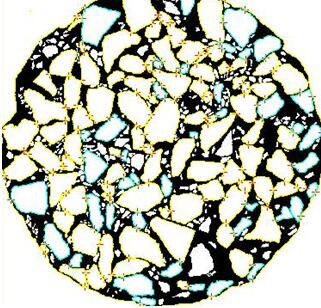
#> input picture images/01.jpg, 321 x 308 px
$ python OSTU_ex.py   (older library calls are emulated)
#> lines starting #> are read from the running program, lines starting #| are printed output that depends on the picture; after the words box and inside, x2 and y2 are one past the last pixel; in counts of white or black regions, pixels touching at a corner belong together
import cv2
import math
import numpy as np
from matplotlib import pyplot as plt

################################################################################

print("load image")

imgFile = 'images/01.jpg'

# load an original image
img = cv2.imread(imgFile)
#> img is the input picture: shape (308, 321, 3); mean B, G, R 172.9, 186.7, 183.4
################################################################################

# color value range
cRange = 256

rows, cols, channels = img.shape
#> rows = 308; cols = 321; channels = 3

# convert color space from bgr to gray
img = cv2.cvtColor(img, cv2.COLOR_BGR2RGB)
imgGray = cv2.cvtColor(img, cv2.COLOR_BGR2GRAY)
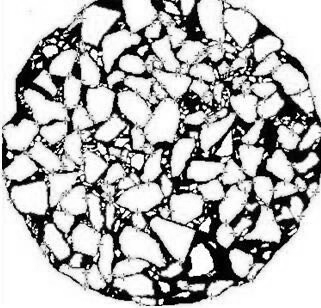
#> imgGray: shape (308, 321); min 0, max 255, mean 182.2
################################################################################

# laplacian edge
imgLap = cv2.Laplacian(imgGray, cv2.CV_8U)
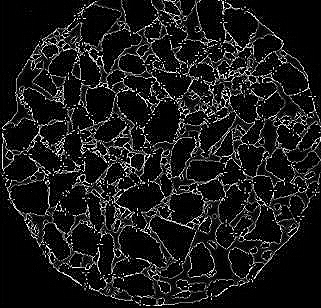
#> imgLap: shape (308, 321); min 0, max 255, mean 26.5

# otsu method
threshold, imgOtsu = cv2.threshold(imgGray, 0, 255, cv2.THRESH_BINARY + cv2.THRESH_OTSU)
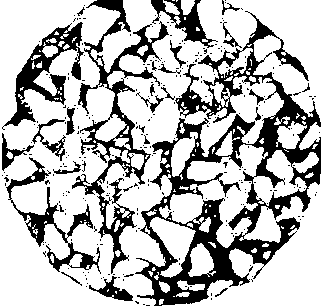
#> imgOtsu: shape (308, 321); 73% white; 287 black regions (261 under 20 px), largest, box (x1, y1, x2, y2) and area: (135, 11, 321, 306) 14052, (72, 0, 169, 274) 4704, (2, 22, 84, 130) 2398
#> threshold = 134

# adaptive gaussian threshold
imgAdapt = cv2.adaptiveThreshold(imgGray, 255, cv2.ADAPTIVE_THRESH_GAUSSIAN_C, cv2.THRESH_BINARY, 11, 2)
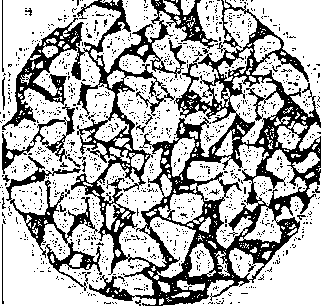
#> imgAdapt: shape (308, 321); 69.5% white; 1232 black regions (1211 under 20 px), largest, box (x1, y1, x2, y2) and area: (2, 0, 321, 306) 23388, (6, 156, 102, 291) 2201, (2, 104, 75, 174) 849
# imgAdapt = cv2.medianBlur(imgAdapt, 3)

canny = cv2.Canny(img, threshold, threshold * 0.5)
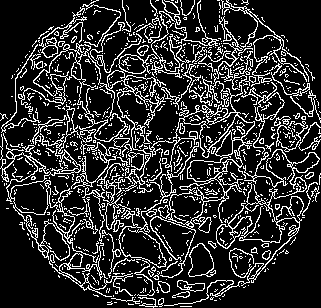
#> canny: shape (308, 321); 18.5% white in thin lines or dots
################################################################################

# display original image and gray image
plt.subplot(2, 3, 1), plt.imshow(img), plt.title('Original Image'), plt.xticks([]), plt.yticks([])
plt.subplot(2, 3, 2), plt.imshow(imgLap, cmap='gray'), plt.title('Laplacian Edge'), plt.xticks([]), plt.yticks([])
plt.subplot(2, 3, 3), plt.imshow(imgOtsu, cmap='gray'), plt.title('Otsu Method'), plt.xticks([]), plt.yticks([])
plt.subplot(2, 3, 4), plt.imshow(imgAdapt, cmap='gray'), plt.title('Adaptive Gaussian Threshold'), plt.xticks(
    []), plt.yticks([])
plt.subplot(2, 3, 5), plt.imshow(canny, cmap='gray'), plt.title('Canny'), plt.xticks([]), plt.yticks([])
plt.show()
################################################################################

print("goodbye")

$ run again, with images/02.jpg copied over images/01.jpg
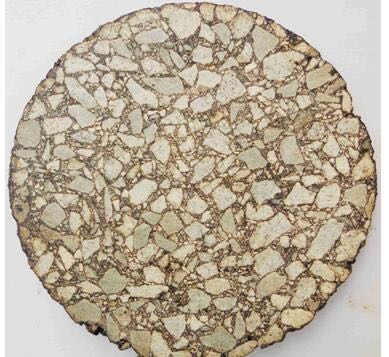
#> input picture images/02.jpg, 389 x 357 px
#> img is the input picture: shape (357, 389, 3); mean B, G, R 156.2, 174.1, 186.1
#> `threshold, imgOtsu = cv2.threshold(imgGray, 0, 255, cv2.THRESH_BINARY ..`:
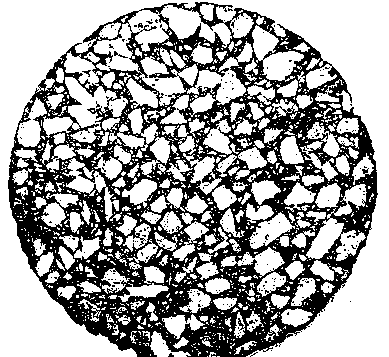
#> imgOtsu: shape (357, 389); 63.9% white; 285 black regions (282 under 20 px), largest, box (x1, y1, x2, y2) and area: (8, 2, 378, 357) 49388, (114, 51, 128, 58) 30, (82, 70, 91, 77) 24
#> threshold = 158
#> imgAdapt: shape (357, 389); 65.8% white; black in thin lines or dots
#> `canny = cv2.Canny(img, threshold, threshold * 0.5)`:
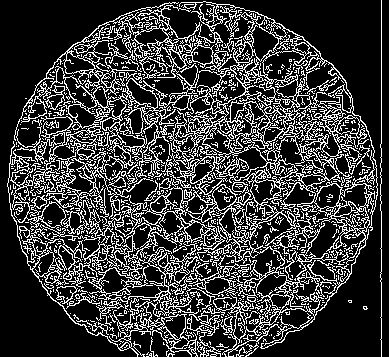
#> canny: shape (357, 389); 23.3% white in thin lines or dots

$ run again, with images/03.jpg copied over images/01.jpg
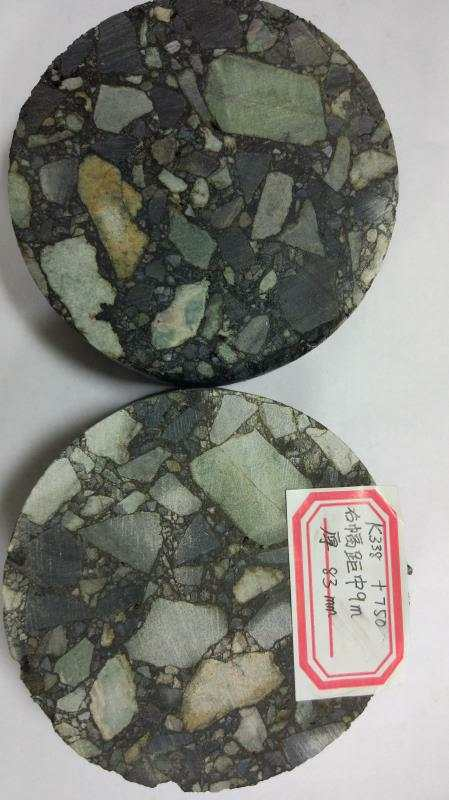
#> input picture images/03.jpg, 449 x 800 px
#> img is the input picture: shape (800, 449, 3); mean B, G, R 119.2, 126.6, 126.8
#> `threshold, imgOtsu = cv2.threshold(imgGray, 0, 255, cv2.THRESH_BINARY ..`:
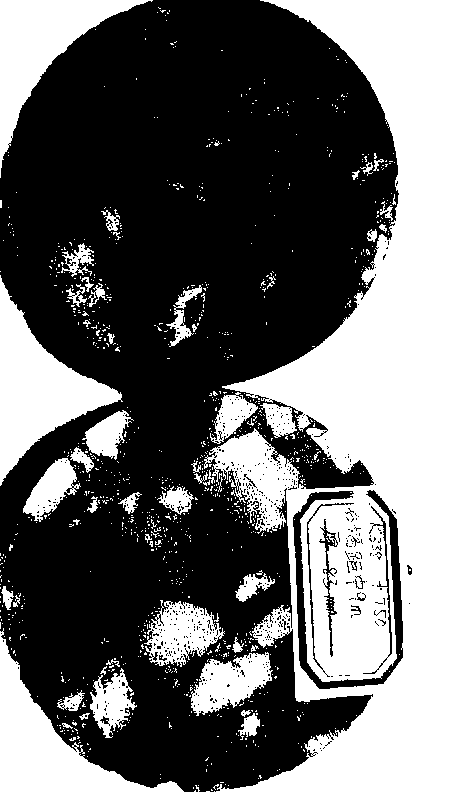
#> imgOtsu: shape (800, 449); 40.4% white; 1054 white regions (1003 under 20 px), largest, box (x1, y1, x2, y2) and area: (0, 0, 449, 800) 107274, (0, 275, 123, 486) 9572, (0, 0, 153, 178) 8102
#> threshold = 135
#> imgAdapt: shape (800, 449); 65.9% white; black in thin lines or dots
#> `canny = cv2.Canny(img, threshold, threshold * 0.5)`:
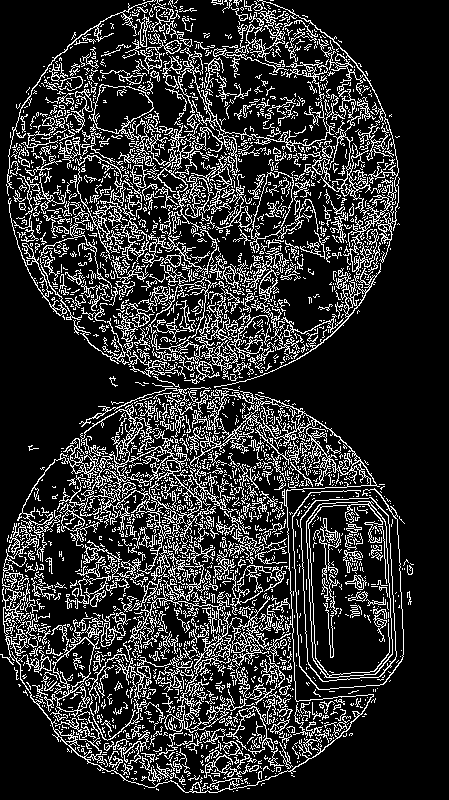
#> canny: shape (800, 449); 18.6% white in thin lines or dots

$ run again, with images/04.jpg copied over images/01.jpg
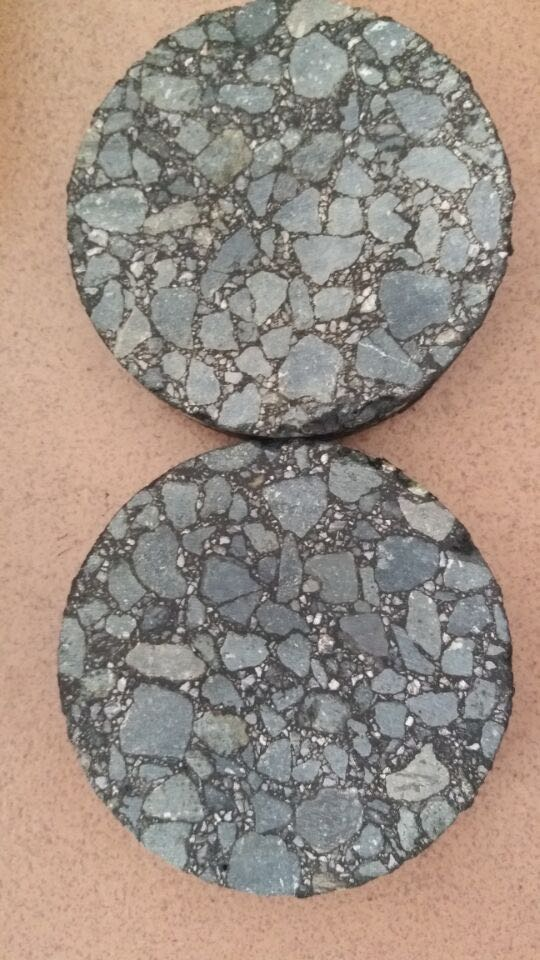
#> input picture images/04.jpg, 540 x 960 px
#> img is the input picture: shape (960, 540, 3); mean B, G, R 132.2, 142.4, 156.4
#> `threshold, imgOtsu = cv2.threshold(imgGray, 0, 255, cv2.THRESH_BINARY ..`:
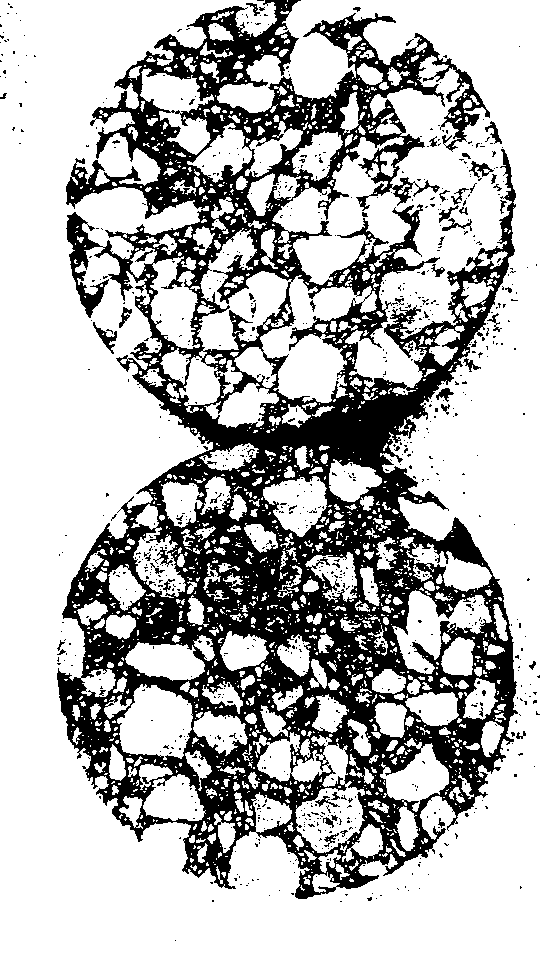
#> imgOtsu: shape (960, 540); 71.6% white; 886 black regions (835 under 20 px), largest, box (x1, y1, x2, y2) and area: (57, 0, 518, 899) 141489, (93, 322, 117, 354) 220, (469, 161, 494, 178) 164
#> threshold = 127
#> imgAdapt: shape (960, 540); 60% white; black in thin lines or dots
#> `canny = cv2.Canny(img, threshold, threshold * 0.5)`:
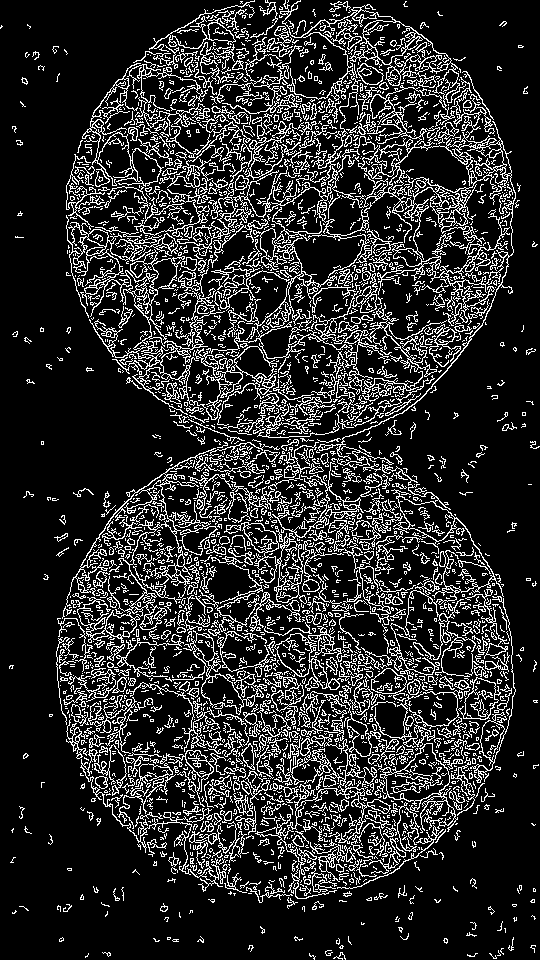
#> canny: shape (960, 540); 17.1% white in thin lines or dots
